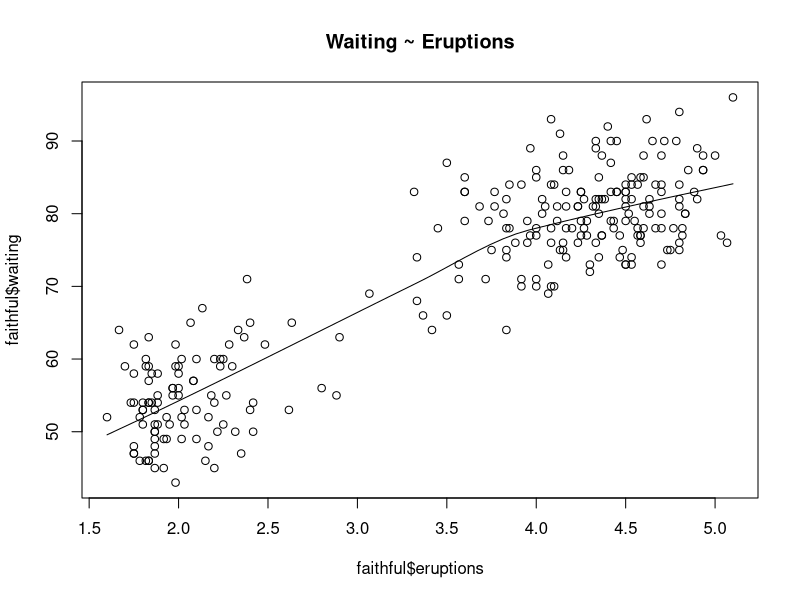
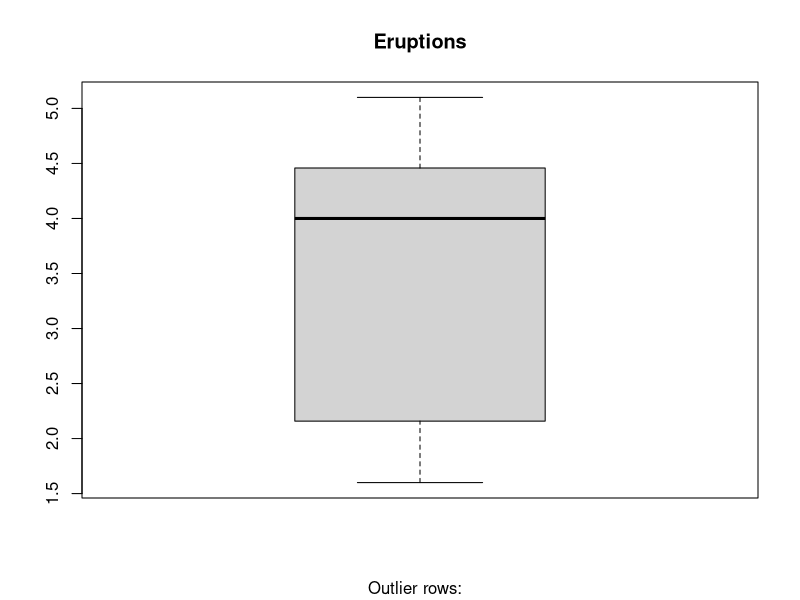
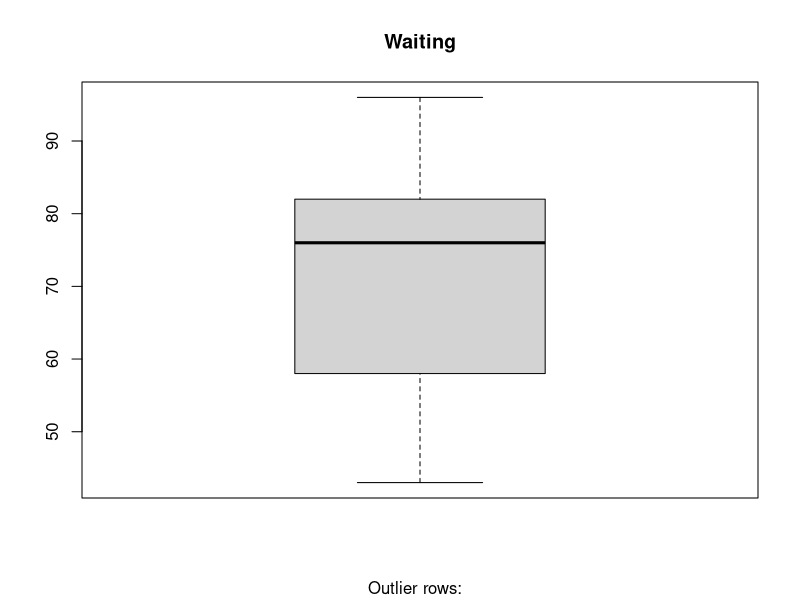
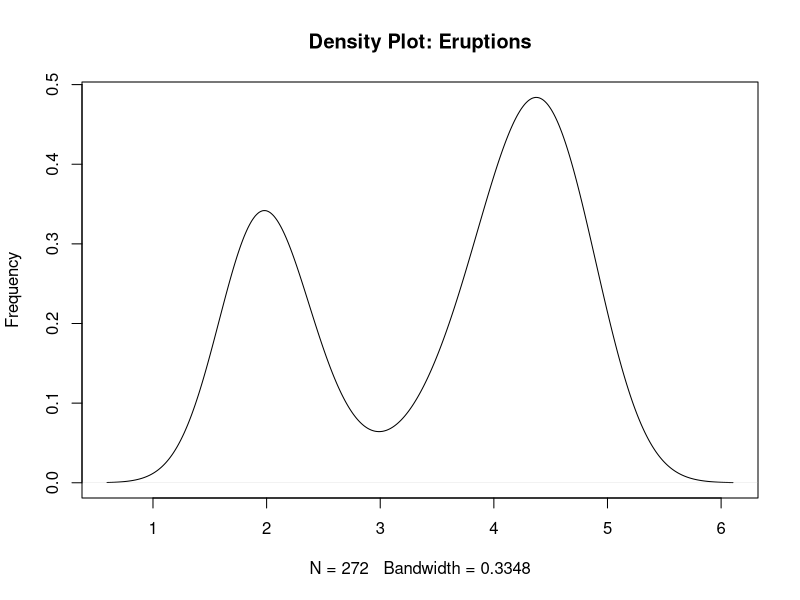
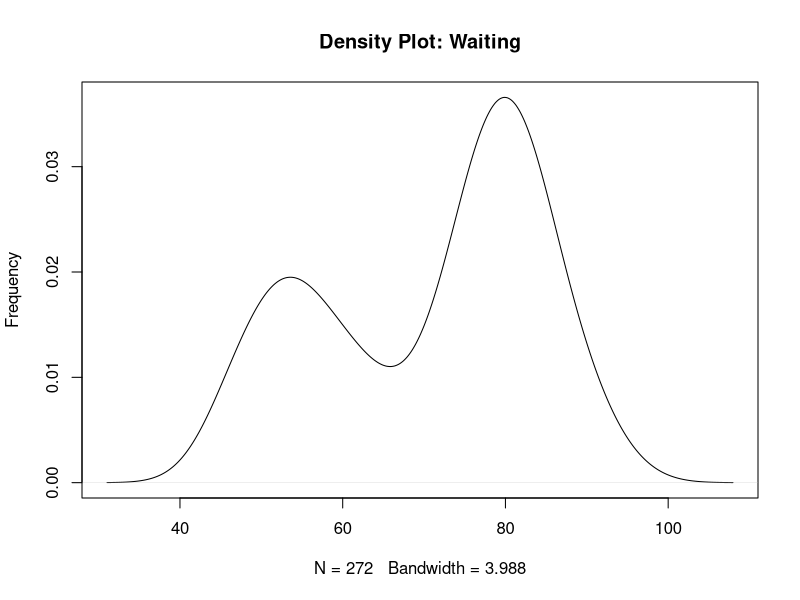
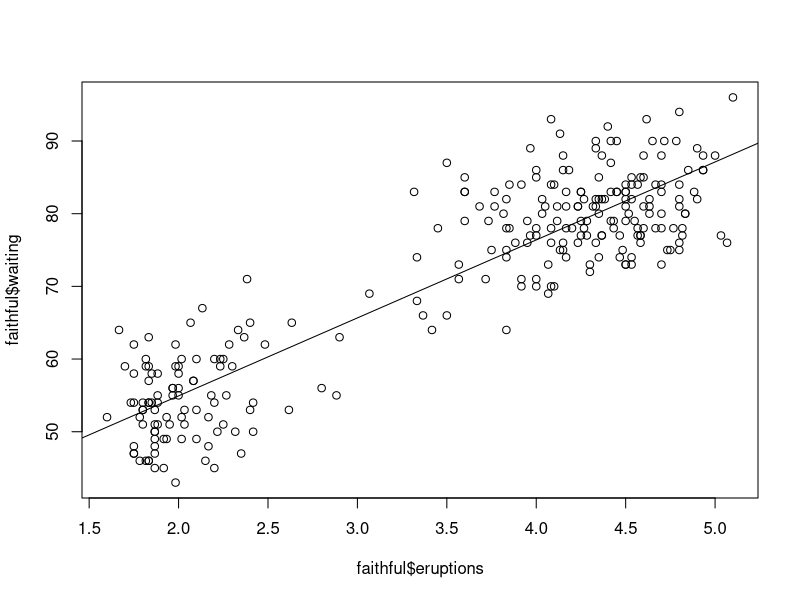

Generate these figures, in order, with R:
#1)Check the correlation between the variables eruptions and waiting
cor(faithful$eruptions, faithful$waiting)

#2)Create a plot that shows both the points and a smoothed line of the points 
scatter.smooth(x=faithful$eruptions, y=faithful$waiting, main="Waiting ~ Eruptions")  # scatterplot

#3)Create box plots for the variables
# box plot for 'eruptions'
boxplot(faithful$eruptions, main="Eruptions", sub=paste("Outlier rows: ", boxplot.stats(faithful$eruptions)$out))
# box plot for 'waiting'
boxplot(faithful$waiting, main="Waiting", sub=paste("Outlier rows: ", boxplot.stats(faithful$waiting)$out))

#4)Create graphs of the densities of the variables
# density plot for 'eruptions'
plot(density(faithful$eruptions), main="Density Plot: Eruptions", ylab="Frequency")
# density plot for 'waiting'
plot(density(faithful$waiting), main="Density Plot: Waiting", ylab="Frequency")

#5)Fit a simple linear model that predicts eruptions from waiting
# build linear regression model on full data
faithful.lm <- lm(waiting ~ eruptions, data=faithful)
print(faithful.lm)

#6)Visualise the resulting regression line on a scatterplot of the data
plot(faithful$eruptions, faithful$waiting)
abline(faithful.lm)
# inspect the results
summary(faithful.lm)

#Coefficients:
#              Estimate Std. Error t value Pr(>|t|)    
#  (Intercept)  33.4744     1.1549   28.98   <2e-16 ***
#  eruptions    10.7296     0.3148   34.09   <2e-16 ***
#  ---
#  Signif. codes:  0 ‘***’ 0.001 ‘**’ 0.01 ‘*’ 0.05 ‘.’ 0.1 ‘ ’ 1

#7)In comments in your code, write an equation that describes the linear model you have fitted
# waiting = 33.4744 + 10.7296 * eruptions

#8)At a significance level of 0.05, does there appear to be a statistically significant relationship 
#  between eruptions and waiting? Explain your answer in comments in your code.
# p-value < 2e-16, p-value < significance, therefore it is significant
# So rejecting the null hypothesis, and accepting the alternative hypothesis
# So there is a statistically significant relationship between eruptions and waiting

#9)Why are the p-values for the variable waiting and the overall F test so similar for this model?
# Because the t test and the F test are testing the same hypothesis.
